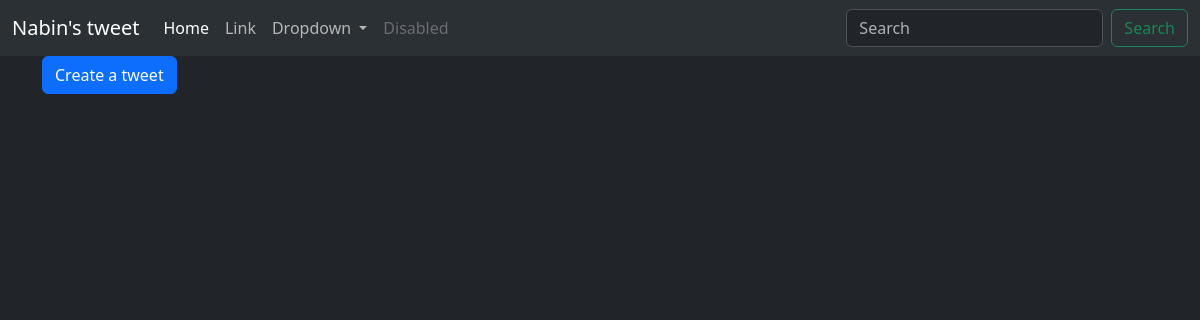
/tweet/list/, run on an earlier commit of the app's database.
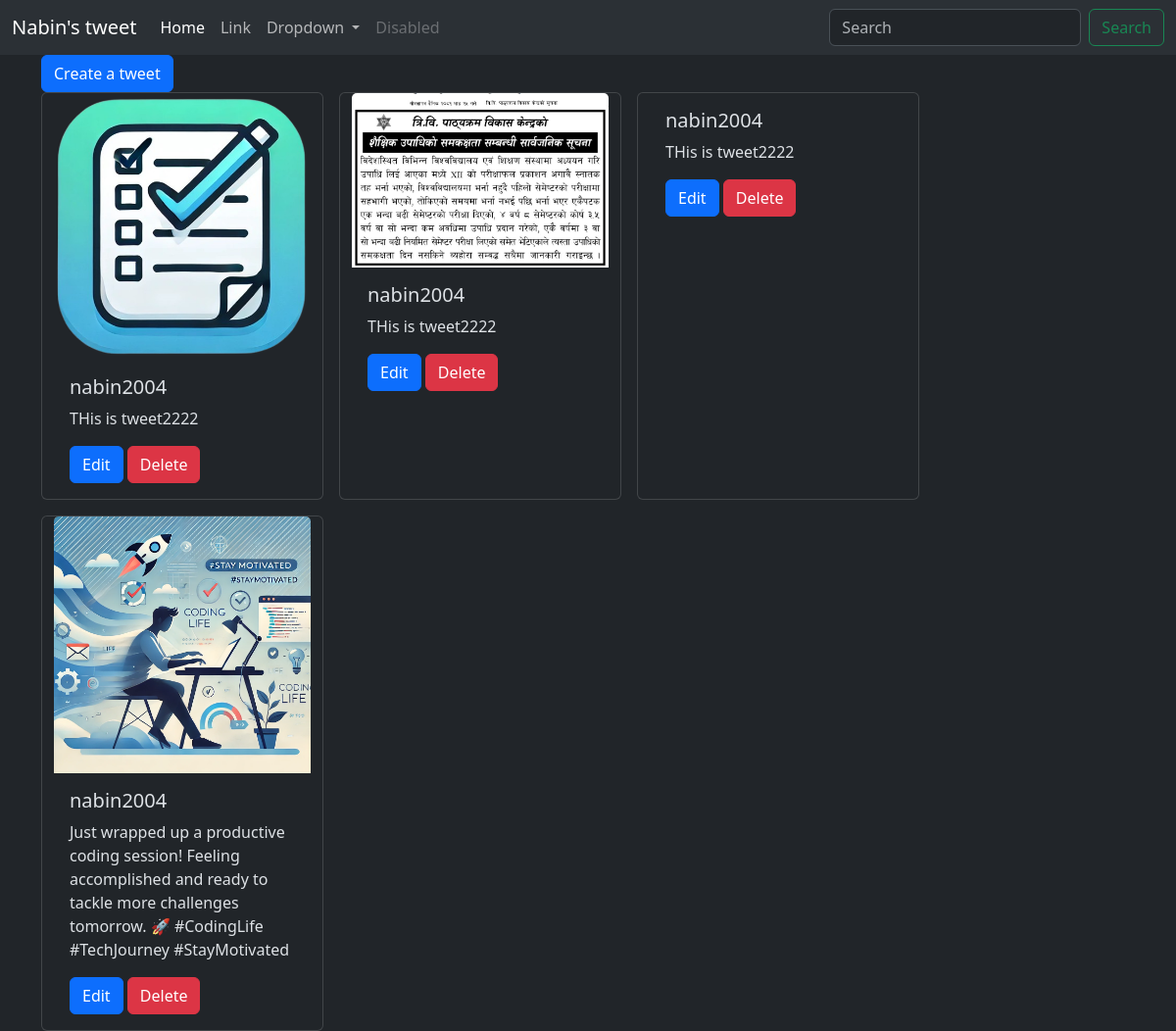
And on a later commit of the database.
### tweet/models.py (models this page shows, shortened)
class Tweet(models.Model):
    user = models.ForeignKey(User, on_delete=models.CASCADE, related_name='tweets')
    text = models.TextField()  # max_length removed, as it's unnecessary for TextField
    photo = models.ImageField(upload_to='photos/', blank=True, null=True)
    created_at = models.DateTimeField(auto_now_add=True)
    updated_at = models.DateTimeField(auto_now=True)

### tweet/views.py (the view)
# urls.py: path('list/', views.tweet_list, name='tweet_list'),
def tweet_list(request):
    tweets = Tweet.objects.all().order_by('-created_at')
    return render(request, 'tweet_list.html', {'tweets': tweets})

### tweet/templates/tweet_list.html (shortened to what this page needs)
{% extends "layout.html" %}
{% block content %}
<a class='btn btn-primary' href="{% url 'tweet_create' %}">Create a tweet</a>
<div class="container row gap-3">
    {% for tweet in tweets %}
    <div class="card" style="width: 18rem;">
        {% if tweet.photo %}
        <img src="{{ tweet.photo.url }}" class="card-img-top" alt="Tweet Image">
        {% endif %}
        <div class="card-body">
          <h5 class="card-title">{{ tweet.user.username }}</h5>
          <p class="card-text">{{ tweet.text }}</p>
          <a href="{% url 'tweet_edit' tweet.id %}" class="btn btn-primary">Edit</a>
          <a href="{% url 'tweet_delete' tweet.id %}" class="btn btn-danger">Delete</a>
        </div>
      </div>
    {% endfor %}
</div>
{% endblock %}

### tweet/templates/layout.html (shortened to what this page needs)
{% load static %}
<!DOCTYPE html>
<html lang="en" data-bs-theme="dark">
<head>
    <link href="https://cdn.jsdelivr.net/npm/bootstrap@5.3.3/dist/css/bootstrap.min.css" rel="stylesheet">
</head>
<body class="bg-dark">
    <nav class="navbar navbar-expand-lg bg-body-tertiary">
        <div class="container-fluid">
          <a class="navbar-brand" href="#">Nabin's tweet</a>
          <div class="collapse navbar-collapse" id="navbarSupportedContent">
            <ul class="navbar-nav me-auto mb-2 mb-lg-0">
              <li class="nav-item">
                <a class="nav-link active" aria-current="page" href="#">Home</a>
              </li>
              <li class="nav-item">
                <a class="nav-link" href="#">Link</a>
              </li>
              <li class="nav-item dropdown">
                <a class="nav-link dropdown-toggle" href="#" role="button" data-bs-toggle="dropdown" aria-expanded="false">
                  Dropdown
                </a>
              </li>
              <li class="nav-item">
                <a class="nav-link disabled" aria-disabled="true">Disabled</a>
              </li>
            </ul>
            <form class="d-flex" role="search">
              <input class="form-control me-2" type="search" placeholder="Search" aria-label="Search">
              <button class="btn btn-outline-success" type="submit">Search</button>
            </form>
          </div>
        </div>
      </nav>
    <div class="container">
        {% block content %}
        {% endblock %}
    </div>
</body>
</html>

What changed in the data, as far as the page shows it:
added Tweet: photo (picture), user.username "nabin2004", text "THis is tweet2222"
added Tweet: photo (picture), user.username "nabin2004", text "THis is tweet2222"
added Tweet: user.username "nabin2004", text "THis is tweet2222"
added Tweet: photo (picture), user.username "nabin2004", text "Just wrapped up a productive coding session! Feeling accomplished and ready to tackle more challenges tomorrow. 🚀 #CodingLife #TechJourney #StayMotivated"
